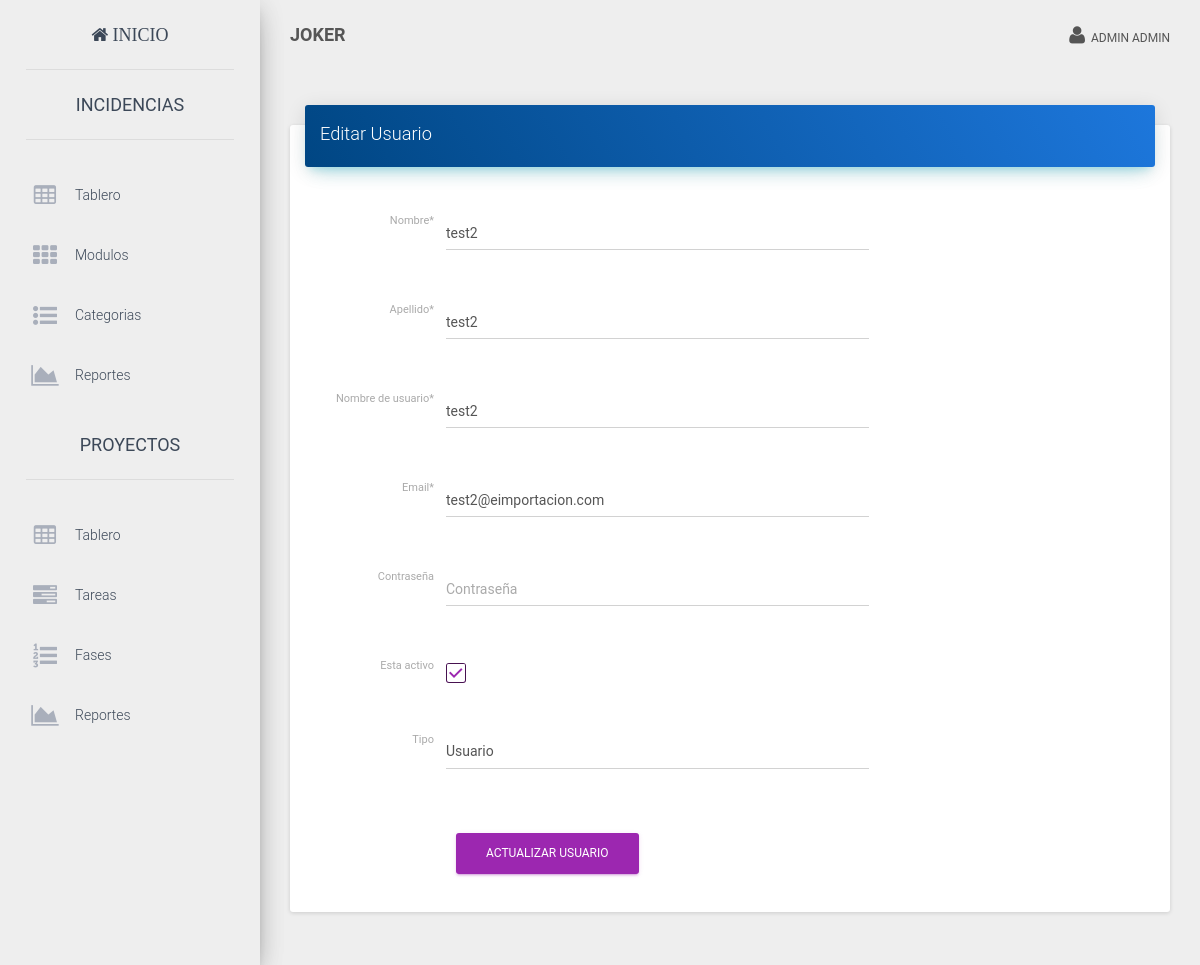
/index.php?view=edituser&id=4 (signed in), run on the app's committed database.
### tables this page shows
CREATE TABLE IF NOT EXISTS `user` (
  `id` int NOT NULL AUTO_INCREMENT,
  `username` varchar(50) DEFAULT NULL,
  `name` varchar(50) DEFAULT NULL,
  `lastname` varchar(50) DEFAULT NULL,
  `email` varchar(255) DEFAULT NULL,
  `password` varchar(60) DEFAULT NULL,
  `is_active` tinyint(1) NOT NULL DEFAULT '1',
  `kind` int NOT NULL DEFAULT '1',
  `created_at` datetime DEFAULT NULL,
  PRIMARY KEY (`id`)
);

### core/controller/Lb.php (called while the page is built, shortened)
<?php
class Lb {
	public function start(){
		include "core/app/init.php";
	}
}
?>

### index.php (called while the page is built, shortened)
<?php
$lb = new Lb();
$lb->start();
?>

### core/controller/Executor.php (called while the page is built, shortened)
<?php
class Executor {
	public static function doit($sql){
		$con = Database::getCon();
		return array($con->query($sql),$con->insert_id);
	}
}
?>

### core/app/model/UserData.php (called while the page is built, shortened)
<?php
class UserData {
	public static $tablename = "user";
	public static function getById($id){
		$sql = "select * from ".self::$tablename." where id=$id";
		$query = Executor::doit($sql);
		return Model::one($query[0],new UserData());
	}
}
?>

### core/controller/Model.php (called while the page is built, shortened)
<?php
class Model {
	public static function one($query,$aclass){
		$found = null;
		$data = new $aclass;
		while($r = $query->fetch_array()){
			$cnt=1;
			foreach ($r as $key => $v) {
				if($cnt>0 && $cnt%2==0){
					$data->$key = $v;
				}
				$cnt++;
			}
			$found = $data;
			break;
		}
		return $found;
	}
}
?>

### core/app/view/edituser-view.php (the view, shortened to what this page needs)
<?php $user = UserData::getById($_GET["id"]);?>
<div class="row">
	<div class="col-md-12">
<div class="card">
  <div class="card-header" data-background-color="blue">
      <h4 class="title">Editar Usuario</h4>
  </div>
  <div class="card-content table-responsive">
		<form class="form-horizontal" method="post" id="addproduct" action="index.php?view=updateuser" role="form">
  <div class="form-group">
    <label for="inputEmail1" class="col-lg-2 control-label">Nombre*</label>
    <div class="col-md-6">
      <input type="text" name="name" value="<?php echo $user->name;?>" class="form-control" id="name" placeholder="Nombre">
    </div>
  </div>
  <div class="form-group">
    <label for="inputEmail1" class="col-lg-2 control-label">Apellido*</label>
    <div class="col-md-6">
      <input type="text" name="lastname" value="<?php echo $user->lastname;?>" required class="form-control" id="lastname" placeholder="Apellido">
    </div>
  </div>
  <div class="form-group">
    <label for="inputEmail1" class="col-lg-2 control-label">Nombre de usuario*</label>
    <div class="col-md-6">
      <input type="text" name="username" value="<?php echo $user->username;?>" class="form-control" required id="username" placeholder="Nombre de usuario">
    </div>
  </div>
  <div class="form-group">
    <label for="inputEmail1" class="col-lg-2 control-label">Email*</label>
    <div class="col-md-6">
      <input type="text" name="email" value="<?php echo $user->email;?>" class="form-control" id="email" placeholder="Email">
    </div>
  </div>
  <div class="form-group">
    <label for="inputEmail1" class="col-lg-2 control-label">Contrase&ntilde;a</label>
    <div class="col-md-6">
      <input type="password" name="password" class="form-control" id="inputEmail1" placeholder="Contrase&ntilde;a">
    </div>
  </div>
  <div class="form-group">
    <label for="inputEmail1" class="col-lg-2 control-label" >Esta activo</label>
    <div class="col-md-6">
<div class="checkbox">
    <label>
    </label>
  </div>
    </div>
  </div>
<div class="form-group">
    <label for="inputEmail1" class="col-lg-2 control-label">Tipo</label>
    <div class="col-md-6">
<select name="kind" class="form-control" required>
    <option value="2" <?php if($user->kind==2){ echo "selected"; }?>>Usuario</option>
</select>
   </div>
  </div>
  <div class="form-group">
    <div class="col-lg-offset-2 col-lg-10">
      <button type="submit" class="btn btn-primary">Actualizar Usuario</button>
    </div>
  </div>
</form>
	</div>
</div>
</div>
</div>

### core/app/layouts/layout.php (shortened to what this page needs)
<!doctype html>
<html lang="en">
<head>
  <link href="assets/css/bootstrap.min.css" rel="stylesheet" />
  <link href="assets/css/material-dashboard.css" rel="stylesheet" />
  <link href="assets/font-awesome/css/font-awesome.min.css" rel="stylesheet">
  <link href="assets/css/site.css" rel="stylesheet" />
</head>
<body>
  <?php if (isset($_SESSION["user_id"])) : ?>
    <div class="">
      <div class="sidebar" data-color="blue">
            <div class="logo">
              <a href="./" class="simple-text"><i class="fa fa-home"> Inicio</i></a>
            </div>
            <div class="sidebar-wrapper">
              <div>
                <div class="logo">
                    <a href="./?view=Inci_inicioincidencias" class="simple-text">INCIDENCIAS</a>
                </div>
                <ul class="nav">
                  <li class="" >
                    <a href="./?view=Inci_inicioincidencias">
                      <i class="fa fa-table" aria-hidden="true"></i>
                      <p>Tablero</p>
                    </a>
                  </li>
                  <?php
                  if ($_SESSION['kind'] == 1) {
                  ?>
                    <li>
                      <a href="./?view=projects">
                        <i class="fa fa fa-th"></i>
                        <p>Modulos</p>
                      </a>
                    </li>
                    <li>
                      <a href="./?view=categories">
                        <i class="fa fa-list-ul"></i>
                        <p>Categorias</p>
                      </a>
                    </li>
                    <li>
                      <a href="./?view=reports">
                        <i class="fa fa-area-chart"></i>
                        <p>Reportes</p>
                      </a>
                    </li>
                  <?php
                  }
                  ?>
                </ul>
                <?php
                if ($_SESSION['kind'] == 1) {
                ?>
                  <div class="logo">
                    <a href="./?view=Pro_inicioproyecto" class="simple-text">PROYECTOS</a>
                  </div>
                  <ul class="nav">
                    <li class="" >
                      <a href="./?view=Pro_inicioproyecto">
                        <i class="fa fa-table"></i>
                        <p>Tablero</p>
                      </a>
                    </li>
                    <li>
                      <a href="./?view=Pro_iniciotareas">
                        <i class="fa fa-tasks"></i>
                        <p>Tareas</p>
                      </a>
                    </li>
                    <li>
                      <a href="index.php?view=Pro_fases">
                        <i class="fa fa-list-ol"></i>
                        <p>Fases</p>
                      </a>
                    </li>
                    <li>
                      <a href="./?view=Pro_reportes">
                        <i class="fa fa-area-chart"></i>
                        <p>Reportes</p>
                      </a>
                    </li>
                  </ul>
                  <div class="logo">
                     <a href="./?view=users" class="simple-text"> USUARIOS</a>
                  </div>
                <?php
                }
                ?>
              </div>
            </div>
      </div>
      <div class="main-panel">
        <nav class="navbar navbar-transparent navbar-absolute">
          <div class="container-fluid">
            <div class="navbar-header">
              <a class="navbar-brand" href="./"><b>JOKER</b></a>
            </div>
            <div class="collapse navbar-collapse">
              <ul class="nav navbar-nav navbar-right">
                <li class="dropdown">
                  <a href="#" class="dropdown-toggle" data-toggle="dropdown">
                    <i class="fa fa-user"></i>
                    &nbsp;<?php echo Core::$user->name . " " . Core::$user->lastname; ?>
                  </a>
                </li>
              </ul>
            </div>
          </div>
        </nav>
        <div class="content">
              <div class="container-fluid ">
                <?php
                View::load("login");
                ?>
              </div>
        </div>
      </div>
    </div>
  <?php else : ?>
    <?php
    View::load("login");
    ?>
  <?php endif; ?>
</body>
</html>

### data on the page
user: name "ADMIN", lastname "ADMIN"
user: name "test2", lastname "test2", username "test2", email "test2@eimportacion.com", kind "Usuario"
